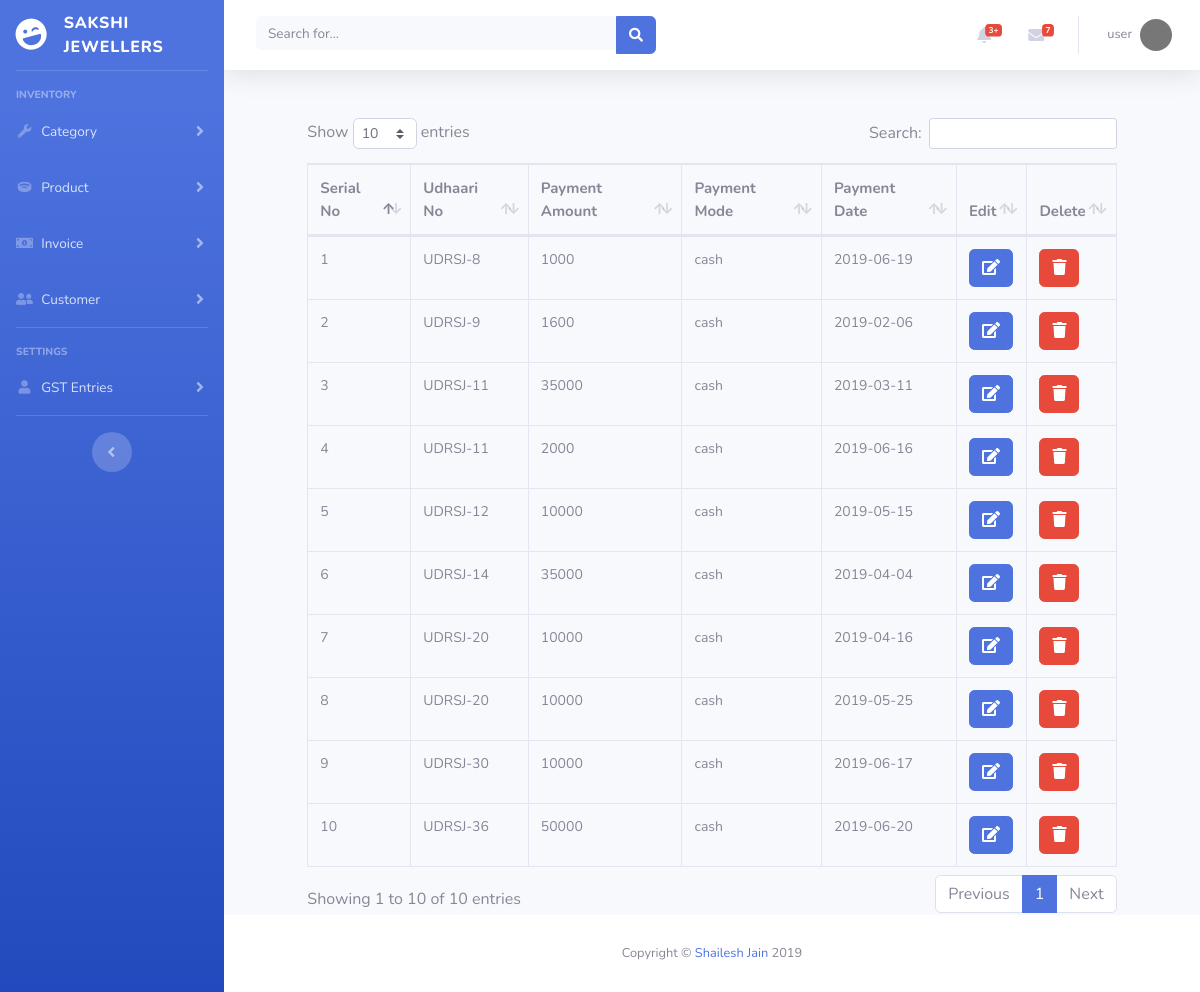
Page /payments.php?src=view-all-payments&p-of=udhaari on the committed database.
### tables this page shows
CREATE TABLE `payments` (
  `payment_id` int(11) NOT NULL,
  `payment_of` varchar(255) NOT NULL,
  `fk_id` int(11) NOT NULL,
  `payment_amount` double NOT NULL,
  `payment_date` date NOT NULL,
  `payment_mode` varchar(15) NOT NULL,
  `created_at` datetime NOT NULL,
  `created_by` int(11) NOT NULL,
  `updated_at` datetime NOT NULL,
  `updated_by` int(11) NOT NULL,
  `deleted` int(2) NOT NULL,
  `deleted_at` datetime NOT NULL,
  `deleted_by` int(11) NOT NULL
);

CREATE TABLE `udhaari` (
  `udhaari_id` int(11) NOT NULL,
  `udhaari_no` varchar(255) NOT NULL,
  `customer_id` int(11) NOT NULL,
  `udhaari_amount` double NOT NULL,
  `pending_amount` double NOT NULL,
  `udhaari_date` date NOT NULL,
  `due_date` date NOT NULL,
  `deleted` int(11) NOT NULL,
  `created_at` datetime NOT NULL,
  `updated_at` datetime NOT NULL,
  `deleted_at` datetime NOT NULL,
  `created_by` int(11) NOT NULL,
  `updated_by` int(11) NOT NULL,
  `deleted_by` int(11) NOT NULL
);

### payments.php (called while the page is built, shortened)
<?php
if(isset($_GET['src']))
{
    if(isset($_GET['p-of'])){
        $payment_of = $_GET['p-of'];
    }
}else{
    $include_page = "pages/payments/view-all-payments.php";
}
require_once ('helpers/static-components.php');

### db/models/Payment.class.php (called while the page is built, shortened)
<?php
class Payment extends Table
{
    public static function viewAll($payment_of_table = null, $payment_of_table_id = null, $id = null)
    {
        $query = "SELECT @sr_no:=@sr_no+1 as serial_no, payments.*, $payment_of_table.* FROM payments INNER JOIN $payment_of_table on payments.fk_id = $payment_of_table.$payment_of_table_id INNER JOIN (SELECT @sr_no:= 0) AS a WHERE payments.deleted = 0 AND payments.payment_of = '$payment_of_table'";
        return CRUD::query($query);
    }
}

### db/core/CRUD.class.php (called while the page is built, shortened)
<?php
class CRUD
{
    private static $pdo;
    private static $dsn = "mysql:host=".HOST.";dbname=".DB;
    public static function init()
    {
        try
        {
            self::$pdo = new PDO(self::$dsn, USERNAME, PASSWORD);
            self::$pdo->setAttribute(PDO::ATTR_DEFAULT_FETCH_MODE, PDO::FETCH_OBJ);
        }
        catch (PDOException $ex)
        {
             throw $ex;
        }
    }
    public static function query($query, ...$params)
    {
        if(strpos($query, "?") === false){
            $res = self::$pdo->query($query);
            return $res;
        }
        return self::executePreparedStatement($query, ...$params);
    }
}

### includes/pages/payments/view-all-payments.php (the view, shortened to what this page needs)
<?php
if (isset($payment_of)) {
    if ($payment_of === "purchases") {
        $payment_of_table = "purchases";
        $payment_of_table_id = "purchase_id";
        $show_no = "purchase_no";
        $show_no_title = "Purchase No";
    }else if ($payment_of === "udhaari") {
        $payment_of_table = "udhaari";
        $payment_of_table_id = "udhaari_id";
        $show_no = "udhaari_no";
        $show_no_title = "Udhaari No";
    }
    if (isset($id)) {
        $rs = Payment::viewAll($payment_of_table, $payment_of_table_id, $id);
    } else {
        $rs = Payment::viewAll($payment_of_table, $payment_of_table_id);
    }
    $column_names_as = array(
        "serial_no" => "Serial No",
        "$show_no" => $show_no_title,
        "payment_amount" => "Payment Amount",
        "payment_mode" => "Payment Mode",
        "payment_date" => "Payment Date",
    );
    require_once 'includes/pages/payments/delete-payment.php';
    ?>
    <div class="row">
        <div class="offset-1 col-md-10">
            <div class="table-responsive">
                <table class="tables table table-bordered">
                    <thead>
                    <tr>
                        <?php
                        foreach ($column_names_as as $column_name_as) {
                            echo "<th>{$column_name_as}</th>";
                        }
                        ?>
                        <th>Edit</th>
                        <th>Delete</th>
                    </tr>
                    </thead>
                    <tbody>
                    <?php
                    $column_names = array_keys($column_names_as);
                    while ($row = $rs->fetch(PDO::FETCH_ASSOC)) {
                        echo "<tr>";
                        foreach ($column_names as $column_name) {
                            echo "<td>$row[$column_name]</td>";
                        }
                        echo "<td><a class='btn btn-primary text-white' href='payments.php?src=edit-payment&id={$row["payment_id"]}' data-toggle='tooltip' data-html='true' title='Edit this payment'><i class='fa fa-edit'></i></a></td>";
                        echo "<td><a class='btn btn-danger text-white delete' data-toggle='modal' data-target='#deleteModal' data-html='true' title='Delete this payment' data-delete='payments.php?src=delete-payment&p-of=$payment_of_table&id={$row["payment_id"]}'><i class='fa fa-trash'></i></a></td>";
                        echo "</tr>";
                    }
                    ?>
                    </tbody>
                </table>
            </div>
        </div>
    </div>
    <?php
}

### rows in the picture
payments: column_name "1", udhaari.udhaari_no "UDRSJ-8", payment_amount "1000", payment_mode "cash", payment_date "2019-06-19"
payments: column_name "2", udhaari.udhaari_no "UDRSJ-9", payment_amount "1600", payment_mode "cash", payment_date "2019-02-06"
payments: column_name "3", udhaari.udhaari_no "UDRSJ-11", payment_amount "35000", payment_mode "cash", payment_date "2019-03-11"
payments: column_name "4", udhaari.udhaari_no "UDRSJ-11", payment_amount "2000", payment_mode "cash", payment_date "2019-06-16"
payments: column_name "5", udhaari.udhaari_no "UDRSJ-12", payment_amount "10000", payment_mode "cash", payment_date "2019-05-15"
payments: column_name "6", udhaari.udhaari_no "UDRSJ-14", payment_amount "35000", payment_mode "cash", payment_date "2019-04-04"
payments: column_name "7", udhaari.udhaari_no "UDRSJ-20", payment_amount "10000", payment_mode "cash", payment_date "2019-04-16"
payments: column_name "8", udhaari.udhaari_no "UDRSJ-20", payment_amount "10000", payment_mode "cash", payment_date "2019-05-25"
payments: column_name "9", udhaari.udhaari_no "UDRSJ-30", payment_amount "10000", payment_mode "cash", payment_date "2019-06-17"
payments: column_name "10", udhaari.udhaari_no "UDRSJ-36", payment_amount "50000", payment_mode "cash", payment_date "2019-06-20"

### other values in the picture
$user_name "user"
$column_name_as "Serial No"
$column_name_as "Udhaari No"
$column_name_as "Payment Amount"
$column_name_as "Payment Mode"
$column_name_as "Payment Date"
